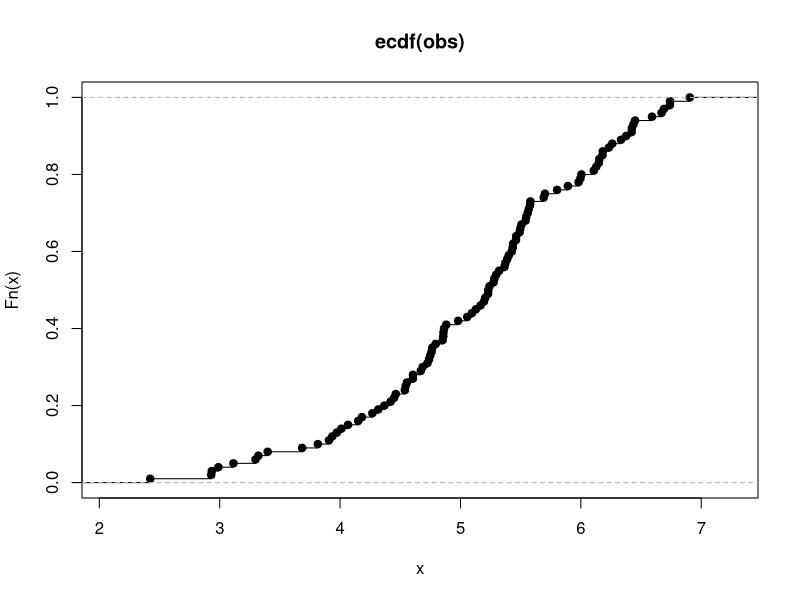
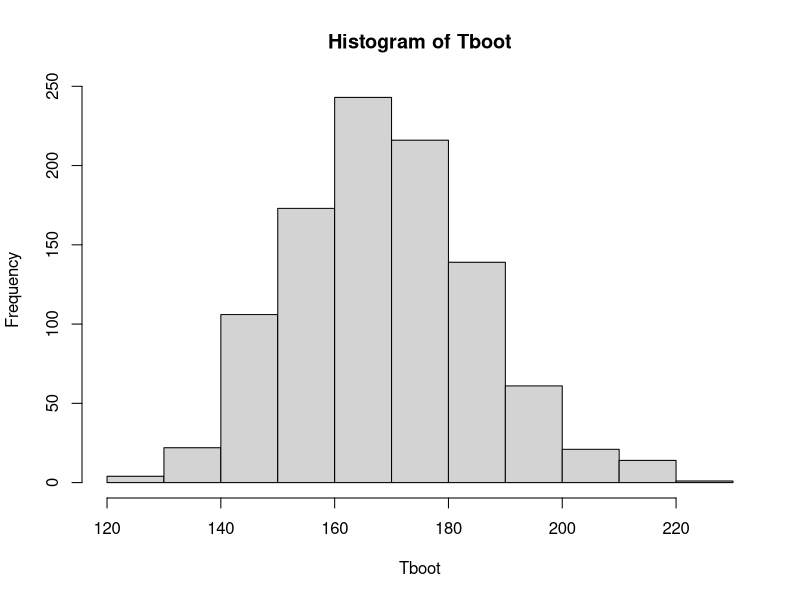
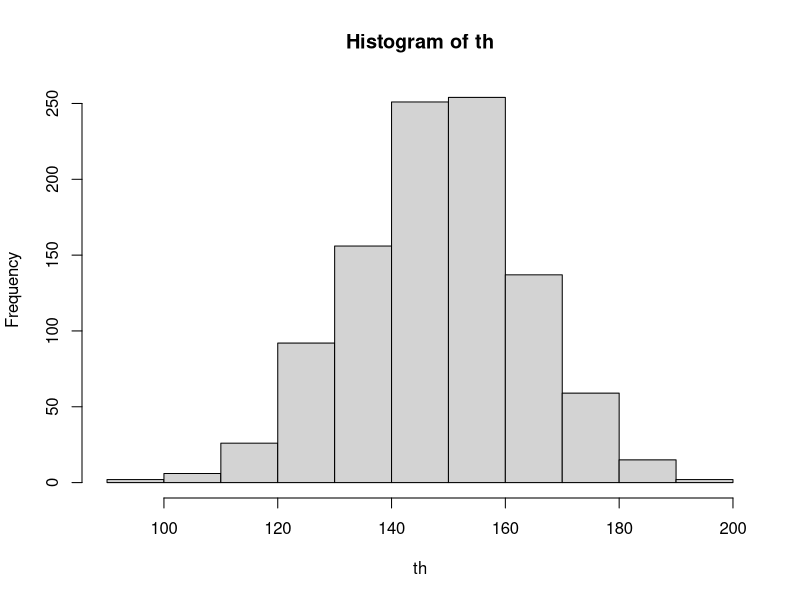
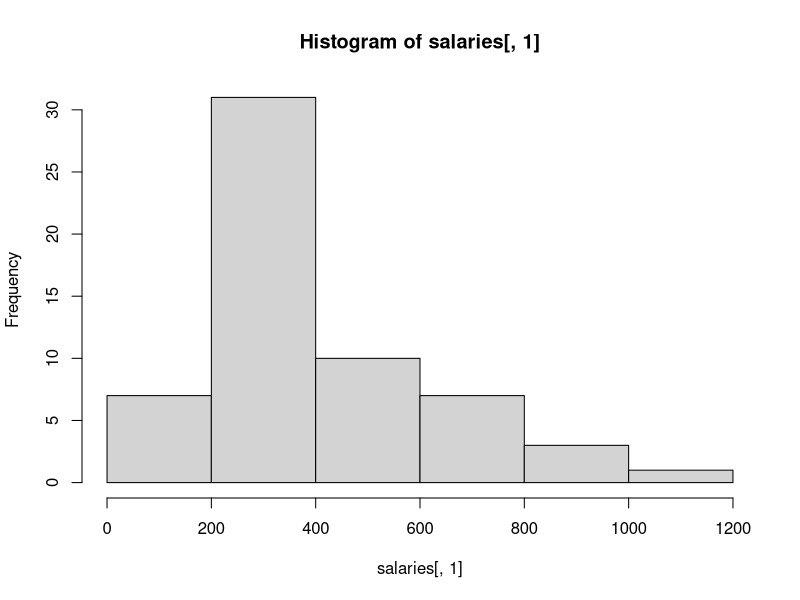
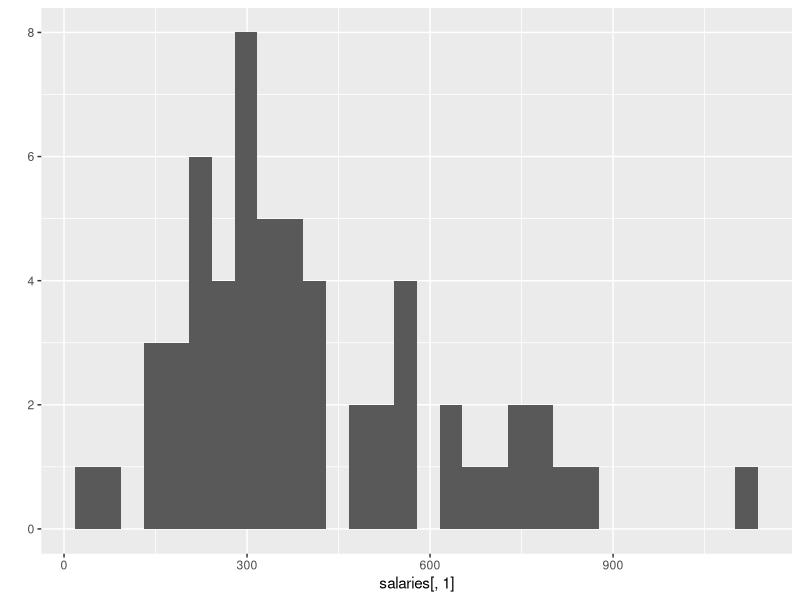
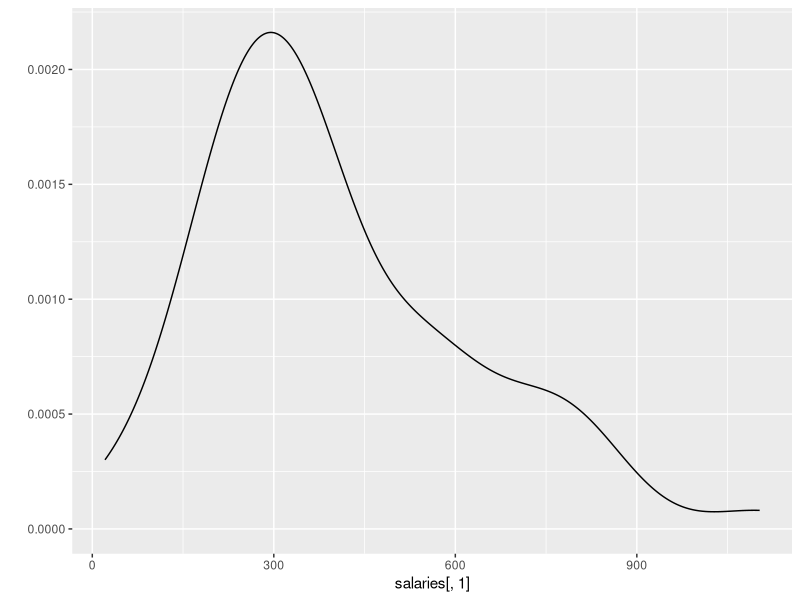
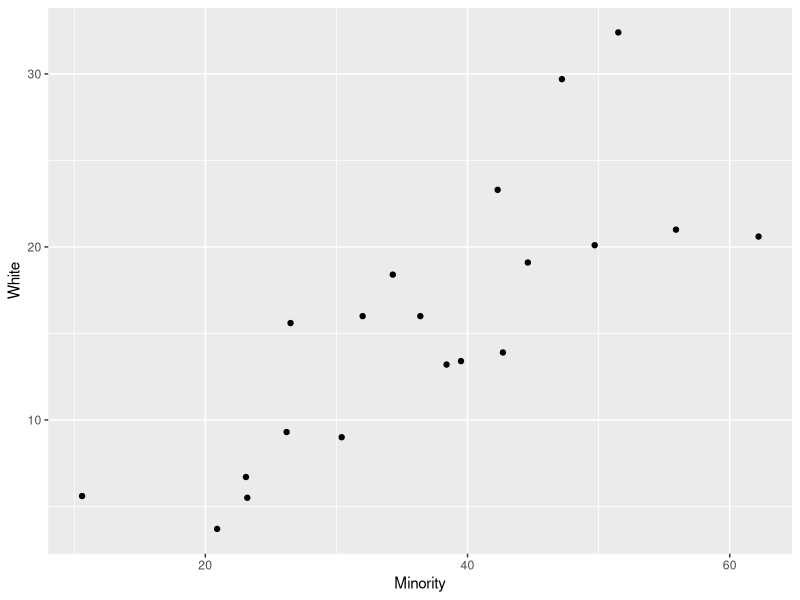
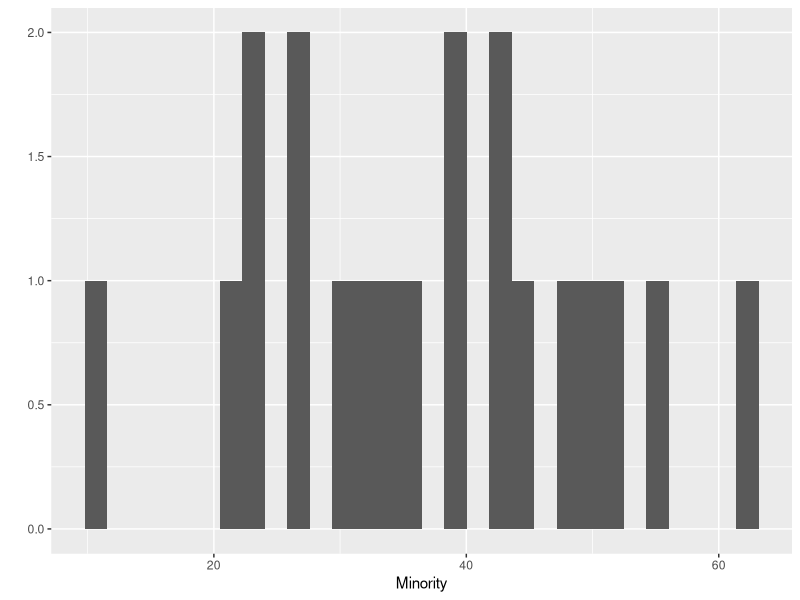

Here is the R script that generated these plots, in order:
#p117.6
#a
setwd("/Users/jiayuan/Documents/MA681")
options(digits=4)
obs<-rnorm(n=100, mean = 5, sd = 1)
obs
th.hat<-exp(mean(obs))
plot(ecdf(obs))
obs.n <- length(obs)
B <- 1000
Tboot <- rep(0,B)
for(i in 1:B){
  obs.s <- sample(obs, obs.n, replace=TRUE)
  Tboot[i] <- exp(mean(obs.s))
}
se <- sqrt(var(Tboot))
se
qnorm(.025,0,1) #-2
qnorm(.975,0,1) #2
Normal <- c(th.hat - 2*se, th.hat + 2*se)
Percentile <- c(quantile(Tboot,.025),quantile(Tboot,.975))
pivotal <- c((2*th.hat - quantile(Tboot, .975)),(2*th.hat - quantile(Tboot, .025))) 

cat("Method       95% Interval\n")
cat("Normal      (", Normal[1], ",   ",Normal[2], ")\n")
cat("Pivotal     (", pivotal[1], ",     ", pivotal[2], ") \n")
cat("Percentile  (", Percentile[1], ",    ", Percentile[2], ") \n")

#b
hist(Tboot) #estimate of the distribution of theta hat
th.mean<-exp(5)
th.var<-((exp(5))^2)*1/100
th<-rnorm(1000, mean = th.mean, sd = sqrt(th.var))
hist(th)
#true sampling distribution of theta hat
#The histogram of the bootstrap replications and the true sampling distribution 
#have a similar shape (normal distribution).

#2
#a
salaries <- read.csv("CEO compensation.csv", header=TRUE)
hist(salaries[,1])
library(ggplot2)
qplot(salaries[,1],data=salaries,geom = "histogram")
qplot(salaries[,1],data=salaries,geom = "density")
#From the above plots, I observe that most of the CEOs' salaries are from 200 to 400.
#I think the confidence interval for the median small company CEO salary will fall
#into the interval of (200,400)

#b
sal <- salaries[,1]
sal.n <- length(sal)
th.hat<-median(sal)
B <- 1000
Tboot <- rep(0,B)
for(i in 1:B){
  sal.s <- sample(sal, sal.n, replace=TRUE)
  Tboot[i] <- median(sal.s)
}
se <- sqrt(var(Tboot))
se
qnorm(.05,0,1) #-1.6
qnorm(.95,0,1) #1.6

Normal <- c(th.hat - 1.6*se, th.hat + 1.6*se)
Percentile <- c(quantile(Tboot,.05),quantile(Tboot,.95))
pivotal <- c((2*th.hat - quantile(Tboot, .95)),(2*th.hat - quantile(Tboot, .05))) 

cat("Method       90% Interval\n")
cat("Normal      (", Normal[1], ",   ",Normal[2], ")\n")
cat("Pivotal     (", pivotal[1], ",     ", pivotal[2], ") \n")
cat("Percentile  (", Percentile[1], ",    ", Percentile[2], ") \n")

#3
#a
options(digits=3)
refusals <- read.csv("Mortgage Refusals.csv", header=TRUE)
attach(refusals)
M<-as.matrix(Loan.Refusals[2:21])
W<-as.matrix(X.1[2:21])
M<-as.numeric(M[,1])
W<-as.numeric(W[,1])
library(ggplot2)
qplot(M,W,xlab="Minority",ylab="White")
#From the plot, we can see that for most of the banks, the refusal rate might be higher 
#for minority applicants than white applicants.
qplot(M,geom="histogram",xlab="Minority")
qplot(W,geom="histogram",xlab="White")
#Comaping with the two hisgrams, 
#we can see that most of minority applicants has the the refusal rate from 20 to 60.
#In contrast, most of white applicants only has the the refusal rate from 5 to 20.
#We can also conclude that the refusal rate might be higher 
#for minority applicants than white applicants.

#b
t.test(M, W, alternative = c("two.sided"), paired = TRUE, var.equal = TRUE,conf.level = 0.95)
#H0:difference=0; H1:H0 is not true
#The t statistics is 10, and the p-value is 6e-10>0.05.
#We reject the null hypothesis that the true difference in means is equal to 0.
#So we can not conclude that the means of the refusal rates for the minority 
#and white applicants are significantly similar.
#Then the saying that,"It appears that the refusal rate might be higher 
#for minority applicants than white applicants." is true.
#95% conference interval for the difference in the population means is (17.4, 25.1).

#c
M.n <- length(M)
W.n <- length(W)
th.hat <- mean(M)-mean(W)
B <- 1000
Tboot <- rep(0,B)
for(i in 1:B){
  M.s <- sample(M, M.n, replace=TRUE)
  W.s <- sample(W, W.n, replace=TRUE)
  Tboot[i] <- mean(M.s) - mean(W.s)
}
se <- sqrt(var(Tboot))
se
qnorm(.025,0,1) #-2
qnorm(.975,0,1) #2
Normal <- c(th.hat - 2*se, th.hat + 2*se)
Percentile <- c(quantile(Tboot,.025),quantile(Tboot,.975))
pivotal <- c((2*th.hat - quantile(Tboot, .975)),(2*th.hat - quantile(Tboot, .025))) 

cat("Method       95% Interval\n")
cat("Normal      (", Normal[1], ",   ",Normal[2], ")\n")
cat("Pivotal     (", pivotal[1], ",     ", pivotal[2], ") \n")
cat("Percentile  (", Percentile[1], ",    ", Percentile[2], ") \n")
#95% confidence interval using the bootstrap standard error is 
#(14.9, 27.6), (14.9, 27.4), (15.1, 27.6)  by differnt ways.
#These result are wider than the interval I calculated in part (b), which is (17.4, 25.1).

